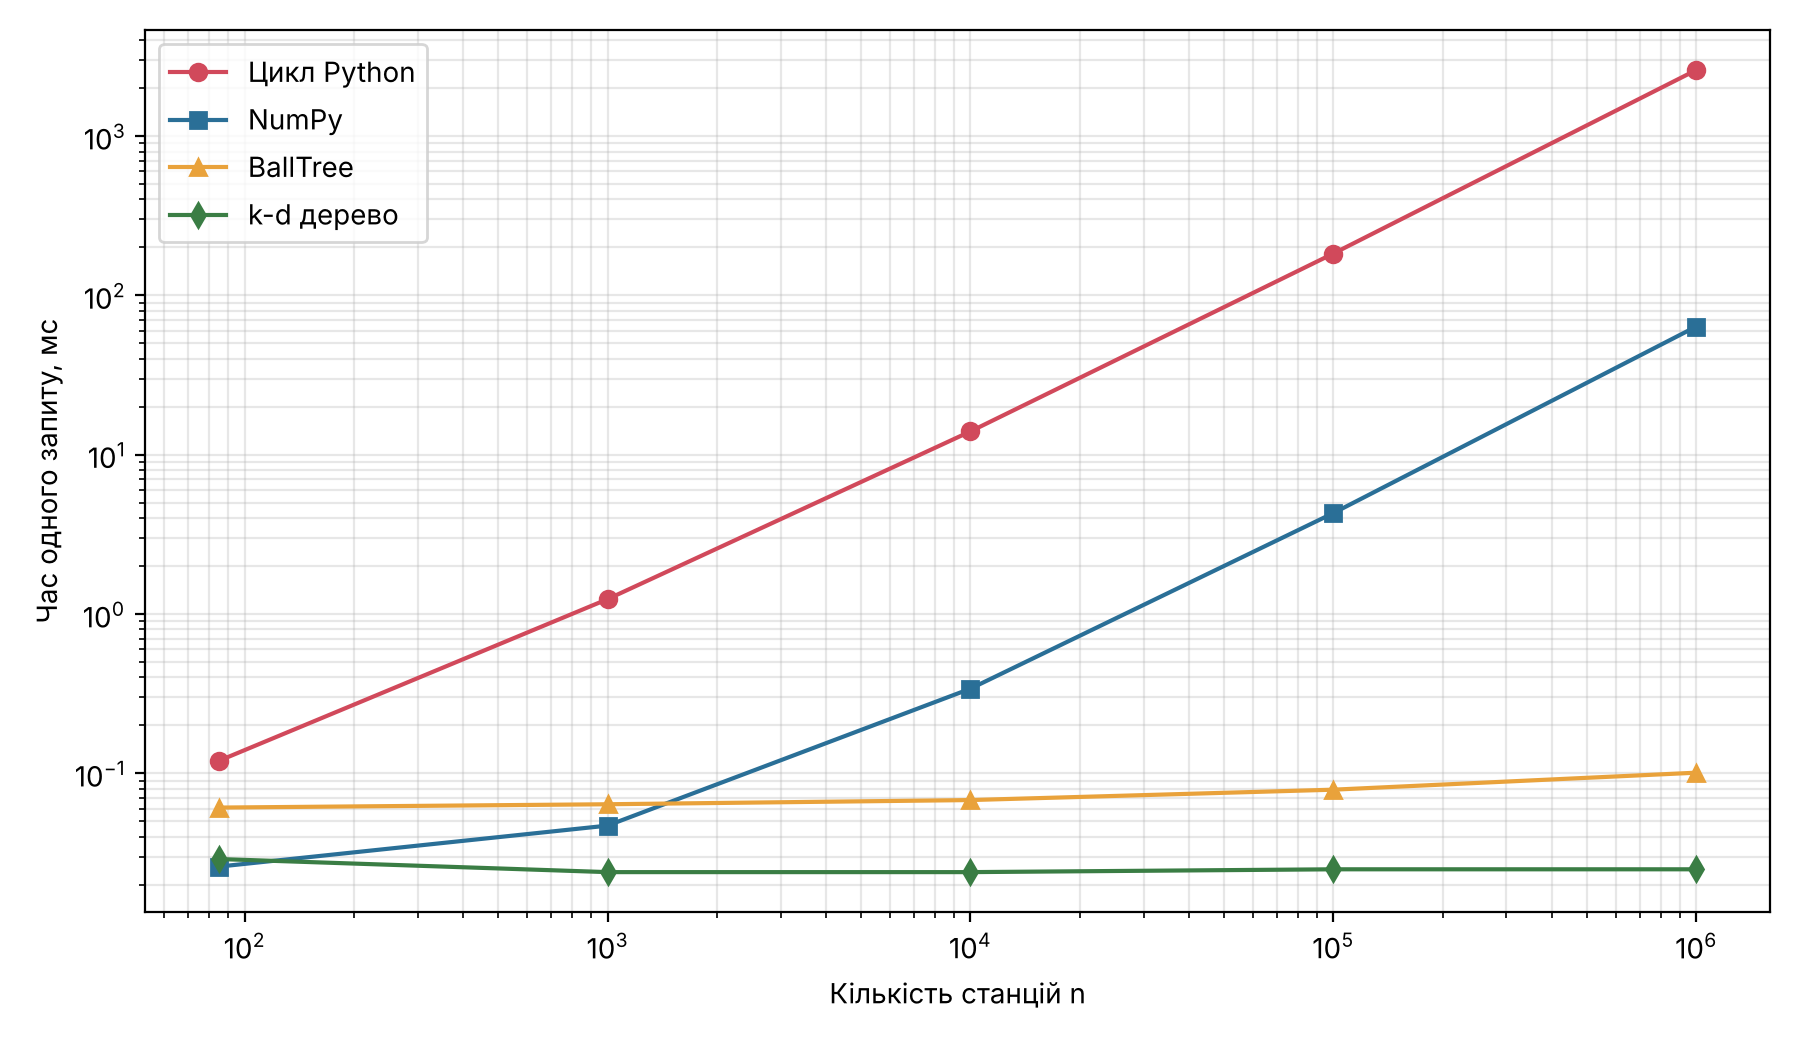

Recreate this plot in Python.
# Рисунок 2.5: час одного запиту залежно від кількості станцій (дані таблиці 2.4, мс).
import matplotlib.pyplot as plt

n = [85, 1000, 10_000, 100_000, 1_000_000]
loop = [0.12, 1.24, 14.0, 183, 2595]
numpy_ = [0.026, 0.047, 0.34, 4.3, 63.7]
balltree = [0.061, 0.064, 0.068, 0.079, 0.101]
kd = [0.029, 0.024, 0.024, 0.025, 0.025]

fig, ax = plt.subplots(figsize=(9, 5.2))
ax.plot(n, loop, "o-", label="Цикл Python", color="#d1495b")
ax.plot(n, numpy_, "s-", label="NumPy", color="#2a6f97")
ax.plot(n, balltree, "^-", label="BallTree", color="#e9a23b")
ax.plot(n, kd, "d-", label="k-d дерево", color="#3a7d44")
ax.set_xscale("log")
ax.set_yscale("log")
ax.set_xlabel("Кількість станцій n")
ax.set_ylabel("Час одного запиту, мс")
ax.legend()
ax.grid(which="both", alpha=0.3)
plt.tight_layout()
plt.savefig("rysunok_2_5.png", dpi=200)
print("Збережено rysunok_2_5.png")
